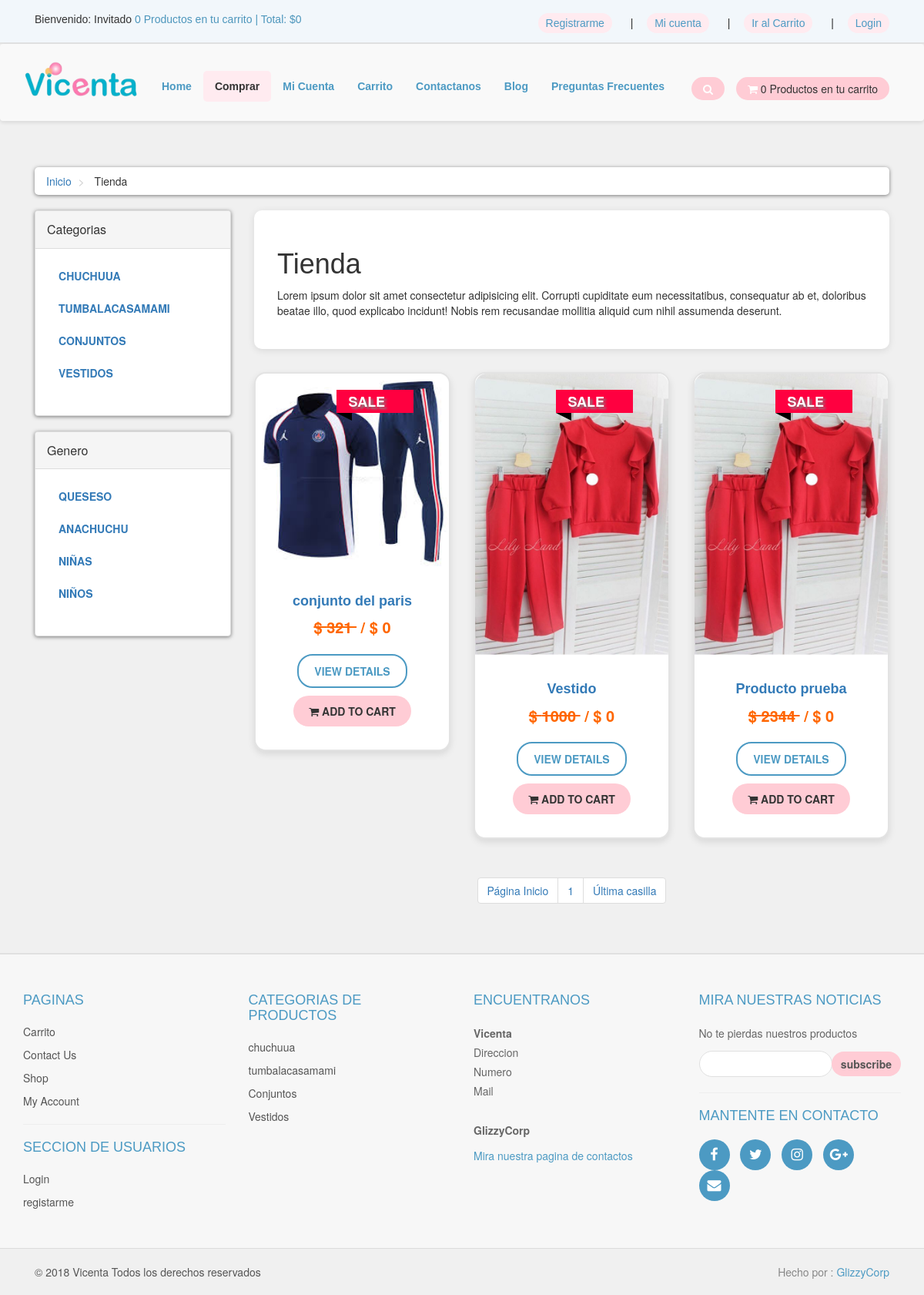
Page /tienda.php on the committed database.
### tables this page shows
CREATE TABLE `productos_categorias` (
  `p_cat_id` int(10) NOT NULL,
  `p_cat_titulo` text NOT NULL,
  `p_cat_desc` text NOT NULL
);

CREATE TABLE `categorias` (
  `cat_id` int(10) NOT NULL,
  `cat_titulo` text NOT NULL,
  `cat_desc` text NOT NULL
);

CREATE TABLE `productos` (
  `producto_id` int(10) NOT NULL,
  `p_cat_id` int(10) NOT NULL,
  `cat_id` int(10) NOT NULL,
  `date` timestamp NOT NULL DEFAULT current_timestamp() ON UPDATE current_timestamp(),
  `producto_titulo` text NOT NULL,
  `producto_img1` text NOT NULL,
  `producto_img2` text NOT NULL,
  `producto_img3` text NOT NULL,
  `producto_precio` int(11) NOT NULL,
  `producto_desc` text NOT NULL,
  `producto_keywords` text NOT NULL,
  `producto_etiqueta` text NOT NULL,
  `producto_oferta` int(100) NOT NULL
);

### tienda.php (the view, shortened to what this page needs)
<?php
include("includes/header.php");
?>
   <div id="content">
    <div class="container">
        <div class="col-md-12">
        <ul class="breadcrumb">
            <li>
                <a href="index.php">Inicio</a>
            </li>
            <li>
                Tienda
            </li>
        </ul>
        </div>
        <div class="col-md-3">
        <?php
             include("includes/sidebar.php");
        ?>
        </div>
            <div class="col-md-9">
                <?php
                if(!isset($_GET['p_cat'])){
                    if(!isset($_GET['cat'])){
                        echo "
                        <div class='box'>
                            <h1>Tienda</h1>
                            <p>
                                Lorem ipsum dolor sit amet consectetur adipisicing elit. Corrupti cupiditate eum necessitatibus, consequatur ab et, doloribus beatae illo, quod explicabo incidunt! Nobis rem recusandae mollitia aliquid cum nihil assumenda deserunt.
                            </p>
                        </div>
                        ";
                    }
                    }
                ?>
                <div class="row">
                <?php
                if(!isset($_GET['p_cat'])){
                    if(!isset($_GET['cat'])){
                        $per_page=6;
                        $get_products = "select * from productos ";
                        $run_products = mysqli_query($db,$get_products);
                        while($row_products=mysqli_fetch_array($run_products)){
                            $pro_id = $row_products['producto_id'];
                            $pro_title = $row_products['producto_titulo'];
                            $pro_price = $row_products['producto_precio'];
                            $pro_sale_price = $row_products['producto_oferta'];
                            $pro_img1 = $row_products['producto_img1'];
                            $pro_label = $row_products['producto_etiqueta'];
                            if($pro_label == "sale"){
                                $product_price = " <del> $ $pro_price </del> ";
                                $product_sale_price = "/ $ $pro_sale_price ";
                            }else{
                                $product_price = "  $ $pro_price  ";
                                $product_sale_price = "";
                            }
                            if($pro_label == ""){
                            }else{
                                $product_label = "
                                    <a href='#' class='label $pro_label'>
                                        <div class='theLabel'> $pro_label </div>
                                        <div class='labelBackground'>  </div>
                                    </a>
                                ";
                            }
                            echo "
                            <div class='col-md-4 col-sm-6 center-responsive'>
                                <div class='product'>
                                    <a href='details.php?pro_id=$pro_id'>
                                        <img class='img-responsive' src='admin_area/product_images/$pro_img1'>
                                    </a>
                                    <div class='text'>
                                        <h3>
                                            <a href='details.php?pro_id=$pro_id'>
                                                $pro_title
                                            </a>
                                        </h3>
                                        <p class='price'>
                                        $product_price &nbsp;$product_sale_price
                                        </p>
                                        <p class='button'>
                                            <a class='btn btn-default' href='details.php?pro_id=$pro_id'>
                                                View Details
                                            </a>
                                            <a class='btn btn-primary' href='details.php?pro_id=$pro_id'>
                                                <i class='fa fa-shopping-cart'></i> Add to Cart
                                            </a>
                                        </p>
                                    </div>
                                    $product_label
                                </div>
                            </div>
                            ";
                        }
                    }
                }
                ?>
            </div>
    <center>
        <ul class="pagination">
        <?php
        $query = "SELECT * FROM productos";
        $resultado = mysqli_query($con, $query);
        $total_rec = mysqli_num_rows($resultado);
        $total_pag = ceil($total_rec / $per_page);
        echo "
            <li>
                <a href='tienda.php?page=1'>Página Inicio</a>
            </li>
        ";
        for ($i = 1; $i <= $total_pag; $i++) {
            echo "
                <li>
                    <a href='tienda.php?page=".$i."'>".$i."</a>
                </li>
            ";
        }
        echo "
            <li>
                <a href='tienda.php?page=".$total_pag."'>Última casilla</a>
            </li>
        ";
        ?>
   </ul>
    </center>
          </div>
        </div>
    </div>
    <?php
    include("footer.php")
    ?>
</body>
</html>

### functions/functions.php (shortened to what this page needs)
<?php
$db = mysqli_connect("localhost","root","","vicentita");
function getRealIpUser(){
    switch(true){
        default : return $_SERVER['REMOTE_ADDR'];
    }
}
function getPCats(){
    global $db;
    $get_p_cats = " SELECT * FROM productos_categorias";
    $run_p_cats = mysqli_query($db, $get_p_cats);
    while ($row_p_cats = mysqli_fetch_array($run_p_cats)) {
        $p_cat_id = $row_p_cats['p_cat_id'];
        $p_cat_titulo = $row_p_cats['p_cat_titulo'];
        echo "
            <li>
                <a href='tienda.php?p_cat=$p_cat_id'> $p_cat_titulo </a>
            </li>
            ";
    }
}
function getCats(){
    global $db;
    $get_cats = " SELECT * FROM categorias";
    $run_cats = mysqli_query($db, $get_cats);
    while ($row_cats = mysqli_fetch_array($run_cats)) {
        $cat_id = $row_cats['cat_id'];
        $cat_titulo = $row_cats['cat_titulo'];
        echo "
            <li>
                <a href='tienda.php?cat=$cat_id'> $cat_titulo </a>
            </li>
            ";
    }
}
function items(){
    global $db;
    $ip_add = getRealIpUser();
     $get_items = "SELECT * FROM cart WHERE ip_add = '$ip_add'";
    $run_items = mysqli_query($db, $get_items);
    $cont_items = mysqli_num_rows($run_items);
    echo $cont_items;
}
function mont_total(){
    $total = 0;
    echo "$" . $total;
}

### footer.php (shortened to what this page needs)
<div id="footer">
    <div class="container">
        <div class="row">
            <div class="col-sm-6 col-md-3">
               <h4>Paginas</h4>
                <ul>
                    <li><a href="cart.php">Carrito</a></li>
                    <li><a href="contact.php">Contact Us</a></li>
                    <li><a href="tienda.php">Shop</a></li>
                    <li><a href="customer/my_account.php">My Account</a></li>
                </ul>
                <hr>
                <h4>Seccion de usuarios</h4>
                <ul>
                    <li><a href="Micuenta.php">Login</a></li>
                    <li><a href="customer_register.php">registarme</a></li>
                </ul>
            </div>
            <div class="com-sm-6 col-md-3">
                <h4>Categorias de productos</h4>
                <ul>
                <?php
                $get_p_cats = "select * from productos_categorias";
                    $run_p_cats = mysqli_query($con,$get_p_cats);
                    while($row_p_cats=mysqli_fetch_array($run_p_cats)){
                        $p_cat_id = $row_p_cats['p_cat_id'];
                        $p_cat_titulo = $row_p_cats['p_cat_titulo'];
                        echo "
                            <li>
                                <a href='shop.php?p_cat=$p_cat_id'>
                                    $p_cat_titulo
                                </a>
                            </li>
                        ";
                    }
                ?>
                </ul>
            </div>
            <div class="col-sm-6 col-md-3">
                <h4>Encuentranos</h4>
                <p>
                    <strong>Vicenta</strong>
                    <br/>Direccion
                    <br/>Numero
                    <br/>Mail
                    <br>
                    <br/><Strong>GlizzyCorp</Strong></a>
                </p>
                <a href="GlizzyUs.php">Mira nuestra pagina de contactos</a>
            </div>
            <div class="col-sm-6 col-md-3">
                <h4>Mira nuestras noticias</h4>
                <p class="text-muted">
                    No te pierdas nuestros productos
                </p>
                <form action="" method="post">
                    <div class="input-group">
                        <input type="text" class="form-control" name="email">
                        <span class="input-group-btn">
                            <input type="submit" value="subscribe" class="btn btn-default">
                        </span>
                    </div>
                </form>
                <hr>
                <h4>Mantente en contacto</h4>
                <p class="social">
                    <a href="#" class="fa fa-facebook"></a>
                    <a href="#" class="fa fa-twitter"></a>
                    <a href="#" class="fa fa-instagram"></a>
                    <a href="#" class="fa fa-google-plus"></a>
                    <a href="#" class="fa fa-envelope"></a>
                </p>
            </div>
        </div>
    </div>
</div>
<div id="copyright">
    <div class="container">
        <div class="col-md-6">
            <p class="pull-left">&copy; 2018 Vicenta Todos los derechos reservados</p>
        </div>
        <div class="col-md-6">
            <p class="pull-right">Hecho por : <a href="#">GlizzyCorp</a></p>
        </div>
    </div>
</div>

### styles/styles.css (style rules this page uses)
body { font-size: 14px; line-height: 1.42857143; color: #333333; background: #f0f0f0; overflow-x: hidden; }
#content { padding: 40px 0; }
#content .product { background-color: #ffffff; border: 2px solid #e3e3e3; border-radius: 15px; box-shadow: 0 4px 10px rgba(0, 0, 0, 0.1); transition: transform 0.3s ease, box-shadow 0.3s ease; margin-bottom: 30px; text-align: center; }
#content .product img { border-top-left-radius: 15px; border-top-right-radius: 15px; width: 100%; height: auto; }
#content .text { padding: 15px; }
#content .text h3 { font-size: 18px; font-weight: bold; color: #4c9ac3; margin-bottom: 10px; font-family: 'Arial', sans-serif; }
#content .text .price { font-size: 20px; color: #ff6600; margin-bottom: 15px; }
#content .text .button a { border-radius: 20px; padding: 10px 20px; font-size: 14px; font-weight: bold; text-transform: uppercase; display: inline-block; margin: 5px; transition: background-color 0.3s ease, color 0.3s ease; }
#content .text .button .btn-default { background-color: #ffffff; color: #4c9ac3; border: 2px solid #4c9ac3; }
#content .text .button .btn-primary { background-color: #ffccd5; color: #333333; border: none; }
.breadcrumb { padding: 8px 15px; margin-bottom: 20px; background: #ffffff; border-radius: 5px; box-shadow: 0px 1px 5px rgba(0, 0, 0, .5); }
.breadcrumb> li + li:before { content: ">\00a0"; color: #cccccc; }
#content .panel.sidebar-menu ul.nav.category-menu li a { text-transform: uppercase; font-weight: 600; }
.box { background-color: #fff; padding: 30px; border-radius: 10px; box-shadow: 0px 2px 10px rgba(0, 0, 0, 0.1); margin-bottom: 30px; }
.box h1 { font-family: 'Arial', sans-serif; color: #333; }
.price { color: #ff6699; font-size: 24px; font-weight: bold; text-align: center; }
#footer { background-color: #f7f7f7; padding: 40px 0; color: #555555; border-top: 2px solid #e0e0e0; }
#footer h4 { color: #4c9ac3; font-size: 18px; font-family: 'Arial', sans-serif; margin-bottom: 20px; text-transform: uppercase; }
#footer ul { list-style: none; padding-left: 0; }
#footer ul li { margin-bottom: 10px; }
#footer ul li a { color: #555555; text-decoration: none; transition: color 0.3s ease; }
#footer p { font-size: 14px; line-height: 1.8; color: #666666; }
#footer a { color: #4c9ac3; }
#footer .input-group .form-control { border-radius: 20px; border: 1px solid #e0e0e0; padding: 10px; box-shadow: none; }
#footer .input-group-btn .btn-default { background-color: #ffccd5; border: none; border-radius: 20px; color: #555555; font-weight: bold; transition: background-color 0.3s ease; }
#footer .social a { margin-right: 10px; display: inline-block; width: 40px; height: 40px; line-height: 40px; text-align: center; background-color: #4c9ac3; border-radius: 50%; color: #ffffff; font-size: 18px; transition: background-color 0.3s ease; }
#copyright { background-color: #f0f0f0; padding: 20px 0; font-size: 14px; color: #888888; border-top: 1px solid #dcdcdc; }
#copyright p { margin: 0; }
#copyright .pull-left { float: left; color: #555555; }
#copyright .pull-right a { color: #4c9ac3; }
.label { color: #000; text-transform: uppercase; font-size: 18px; font-weight: 700; position: absolute; top: 10px; padding-left: 51px; z-index: 20; }
.label .theLabel { position: relative; width: 100px; padding: 6px 50px 6px 15px; margin: 10px 50px 10px -71px; color: #fff; text-shadow: 3px 3px 3px grey; }
.label.sale .theLabel { background: rgb(255, 0, 64); }
.label .theLabel:before, .label .theLabel:after { content: ""; position: absolute; width: 0; height: 0; }
.label .theLabel:after { left: 0; top: 100%; border-width: 5px 10px; border-style: solid; border-color: #000 #000 transparent transparent; }

### rows in the picture
productos_categorias: p_cat_titulo "CHUCHUUA", p_cat_titulo "chuchuua"
productos_categorias: p_cat_titulo "TUMBALACASAMAMI", p_cat_titulo "tumbalacasamami"
productos_categorias: p_cat_titulo "CONJUNTOS", p_cat_titulo "Conjuntos"
productos_categorias: p_cat_titulo "VESTIDOS", p_cat_titulo "Vestidos"
categorias: cat_titulo "QUESESO"
categorias: cat_titulo "ANACHUCHU"
categorias: cat_titulo "NIÑAS"
categorias: cat_titulo "NIÑOS"
productos: producto_img1 (picture), producto_titulo "conjunto del paris", producto_precio "321", producto_oferta "/ $ 0", producto_etiqueta "SALE"
productos: producto_img1 (picture), producto_titulo "Vestido", producto_precio "1000", producto_oferta "/ $ 0", producto_etiqueta "SALE"
productos: producto_img1 (picture), producto_titulo "Producto prueba", producto_precio "2344", producto_oferta "/ $ 0", producto_etiqueta "SALE"

### other values in the picture
$cont_items "0 0"
$total "0"
